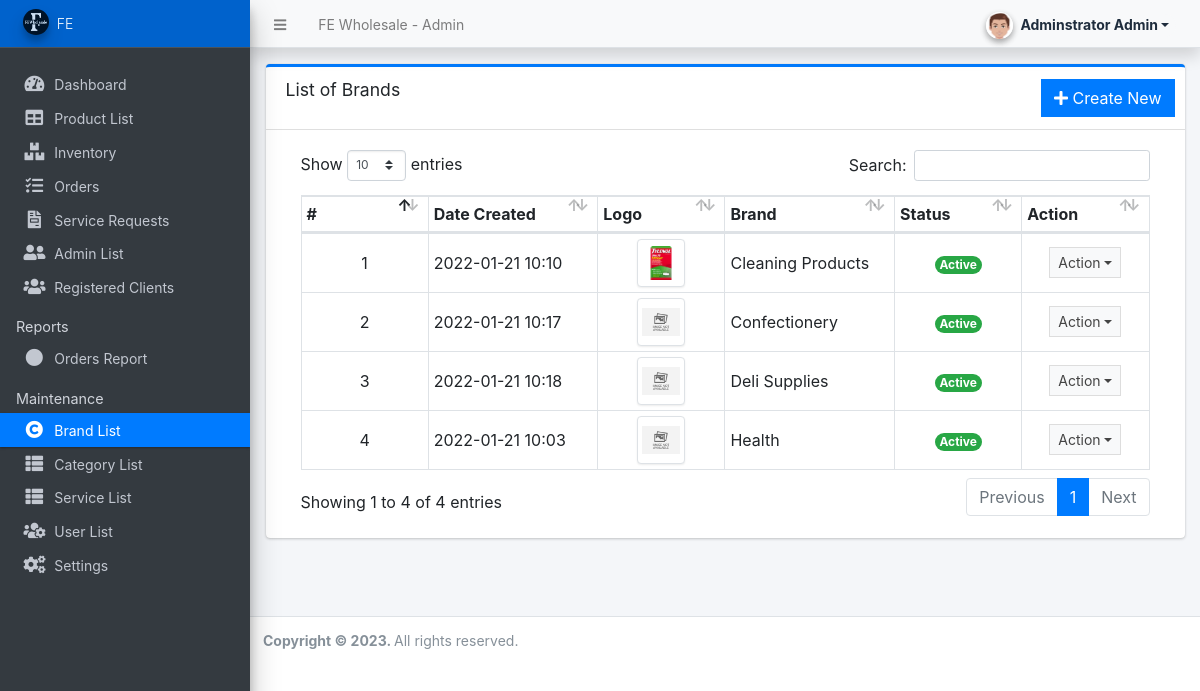
Page /admin/?page=maintenance/brands (signed in) on the committed database.
### tables this page shows
CREATE TABLE `brand_list` (
  `id` int(30) NOT NULL,
  `name` text NOT NULL,
  `image_path` text NOT NULL,
  `delete_flag` tinyint(1) NOT NULL DEFAULT 0,
  `status` tinyint(1) NOT NULL DEFAULT 1,
  `date_created` datetime NOT NULL DEFAULT current_timestamp(),
  `date_updated` datetime DEFAULT NULL ON UPDATE current_timestamp()
);

### config.php (called while the page is built, shortened)
<?php
function validate_image($file){
    $file = explode("?",$file)[0];
	if(!empty($file)){
		if(is_file(base_app.$file)){
			return base_url.$file;
		}else{
			return base_url.'dist/img/no-image-available.png';
		}
	}else{
		return base_url.'dist/img/no-image-available.png';
	}
}
?>

### admin/maintenance/brands.php (the view, shortened to what this page needs)
<div class="card card-outline card-primary">
	<div class="card-header">
		<h3 class="card-title">List of Brands</h3>
		<div class="card-tools">
			<a href="javascript:void(0)" id="create_new" class="btn btn-flat btn-primary"><span class="fas fa-plus"></span>  Create New</a>
		</div>
	</div>
	<div class="card-body">
		<div class="container-fluid">
        <div class="container-fluid">
			<table class="table table-bordered table-stripped">
				<colgroup>
					<col width="15%">
					<col width="20%">
					<col width="15%">
					<col width="20%">
					<col width="15%">
					<col width="15%">
				</colgroup>
				<thead>
					<tr>
						<th>#</th>
						<th>Date Created</th>
						<th>Logo</th>
						<th>Brand</th>
						<th>Status</th>
						<th>Action</th>
					</tr>
				</thead>
				<tbody>
					<?php
					$i = 1;
						$qry = $conn->query("SELECT * from `brand_list` where delete_flag= 0 order by `name` asc ");
						while($row = $qry->fetch_assoc()):
					?>
						<tr>
							<td class="text-center"><?php echo $i++; ?></td>
							<td><?php echo date("Y-m-d H:i",strtotime($row['date_created'])) ?></td>
                            <td class="text-center">
                                <img src="<?= validate_image($row['image_path']) ?>" alt="Brand Logo - <?= $row['name'] ?>" class="img-logo img-thumbnail">
                            </td>
							<td><?php echo $row['name'] ?></td>
							<td class="text-center">
                                <?php if($row['status'] == 1): ?>
                                    <span class="badge badge-success mx-3 rounded-pill">Active</span>
                                <?php else: ?>
                                    <span class="badge badge-danger mx-3 rounded-pill">Inactive</span>
                                <?php endif; ?>
                            </td>
							<td align="center">
								 <button type="button" class="btn btn-flat btn-default btn-sm dropdown-toggle dropdown-icon" data-toggle="dropdown">
				                  		Action
				                  </button>
							</td>
						</tr>
					<?php endwhile; ?>
				</tbody>
			</table>
		</div>
		</div>
	</div>
</div>

### admin/maintenance/brands.php (style rules this page uses)
.img-logo { width:3em; height: 3em; object-fit:scale-down; object-position:center center; }

### rows in the picture
brand_list: date_created "2022-01-21 10:10", image_path (picture), name "Cleaning Products", status "Active"
brand_list: date_created "2022-01-21 10:17", name "Confectionery", status "Active"
brand_list: date_created "2022-01-21 10:18", name "Deli Supplies", status "Active"
brand_list: date_created "2022-01-21 10:03", name "Health", status "Active"

### other values in the picture
$_settings->info('name') "FE Wholesale"
$_settings->userdata('firstname').' '.$_settings->userdata('lastname') "Adminstrator Admin"
$_settings->info('short_name') "FE"
